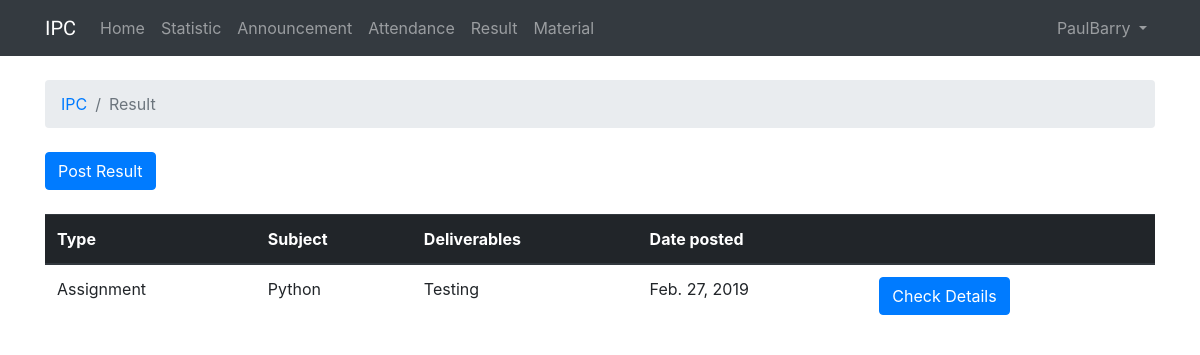
Before: /1/result (signed in) with the older database file.
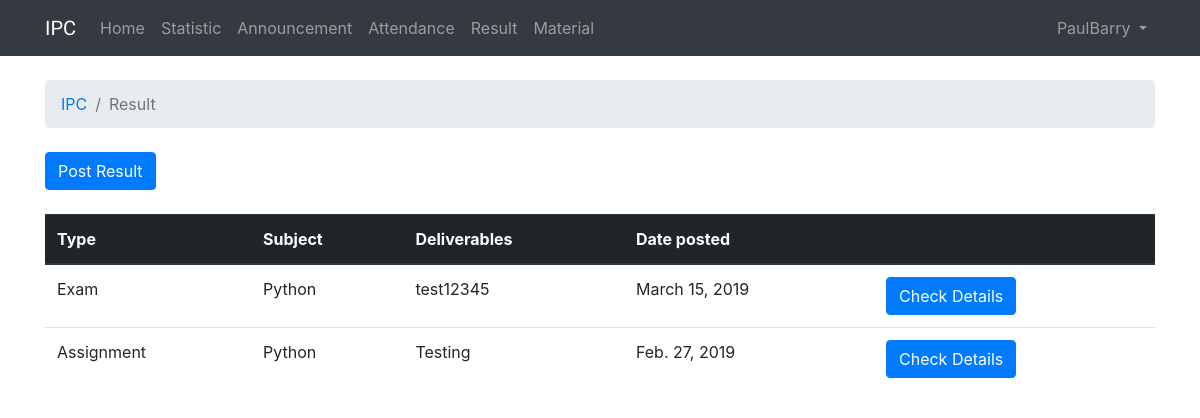
After: the same page with the newer database file.
### IPC/models.py (models this page shows, shortened)
class Result(models.Model):
    resultType = models.ForeignKey(ResultType, on_delete=models.CASCADE,)
    resultStudentId = models.ForeignKey(User, on_delete=models.CASCADE,)
    resultStudentMark = models.IntegerField(default=0, validators=[MaxValueValidator(100), MinValueValidator(0)], null=True)
    resultFeedback = models.CharField(max_length=255, default="", blank=True, null=True)
    resultReturnedDate = models.DateField(auto_now_add=True)
    resultCourse = models.ForeignKey(Course, on_delete=models.CASCADE,)
    resultName = models.CharField(max_length=255)
    resultSubject = models.ForeignKey(Subject, on_delete=models.CASCADE)

class ResultType(models.Model):
    ResultTypeName = models.CharField(max_length=255)
    ResultTypeDesc = models.TextField(max_length=4000)
    def __str__(self):
        return self.ResultTypeName

class Subject(models.Model):
    subjectName = models.CharField(max_length=255)
    subjectCourse = models.ForeignKey(Course, on_delete=models.CASCADE)
    subjectTeacherId = models.ForeignKey(User, on_delete=models.CASCADE)
    def __str__(self):
        return self.subjectName

### IPC/views.py (the view)
# urls.py: path('<int:course_id>/result', views.course_result, name='course_result'),
@login_required
def course_result(request, course_id):
    user = request.user
    if user.groups.filter(name='Teacher').exists():
        user_type = "teacher"
    elif user.groups.filter(name='Student').exists():
        user_type = "student"
    if user_type == "student":
        results = list(Result.objects.filter(resultStudentId=request.user).order_by('-resultReturnedDate'))
        return render(request, 'result.html', {'results': results,
                                               'user_type': user_type,
                                               'course_id': course_id,})
    elif user_type == "teacher":
        name = Result.objects.order_by('-pk')[0]
        results = list(Result.objects.filter(resultStudentId=name.resultStudentId).order_by('-resultReturnedDate'))
        return render(request, 'result.html', {'results': results,
                                               'user_type': user_type,
                                               'course_id': course_id,})

### templates/result.html (shortened to what this page needs)
{% extends 'base.html' %}
{% block breadcrumb %}
  <li class="breadcrumb-item"><a href="{% url 'course' %}">IPC</a></li>
  <li class="breadcrumb-item active">Result</li>
{% endblock %}
{% block content %}
  {% if user_type == "student" %}
    <table class="table">
      <thead class="thead-dark">
        <tr>
          <th>Type</th>
          <th>Subject</th>
          <th>Deliverables</th>
          <th>Mark</th>
          <th>Date posted</th>
          <th>Feedback</th>
        </tr>
      </thead>
      <tbody>
        {% for result in results %}
          <tr>
            <td>{{ result.resultType }}</td>
            <td>{{ result.resultSubject }}</td>
            <td>{{ result.resultName }}</td>
            <td>{{ result.resultStudentMark }}</td>
            <td>{{ result.resultReturnedDate }}</td>
            <td>{{ result.resultFeedback }}</td>
          </tr>
        {% endfor %}
      </tbody>
    </table>
  {% elif user_type == "teacher" %}
    <div class="mb-4">
      <a class="btn btn-primary" href="{% url 'post_course_result' course_id=course_id %}">Post Result</a>
    </div>
    <table class="table">
      <thead class="thead-dark">
        <tr>
          <th>Type</th>
          <th>Subject</th>
          <th>Deliverables</th>
          <th>Date posted</th>
          <th></th>
        </tr>
      </thead>
      <tbody>
        {% for result in results %}
          <tr>
            <td>{{ result.resultType }}</td>
            <td>{{ result.resultSubject }}</td>
            <td>{{ result.resultName }}</td>
            <td>{{ result.resultReturnedDate }}</td>
            <td><a class="btn btn-primary" href="{% url 'course_result_detail' course_id=course_id result_id=result.id %}">Check Details</a></td>
          </tr>
        {% endfor %}
      </tbody>
    </table>
  {% endif %}
{% endblock %}

Changed rows visible on the page:
added Result: resultType "Exam", resultSubject "Python", resultName "test12345", resultReturnedDate "March 15, 2019"
